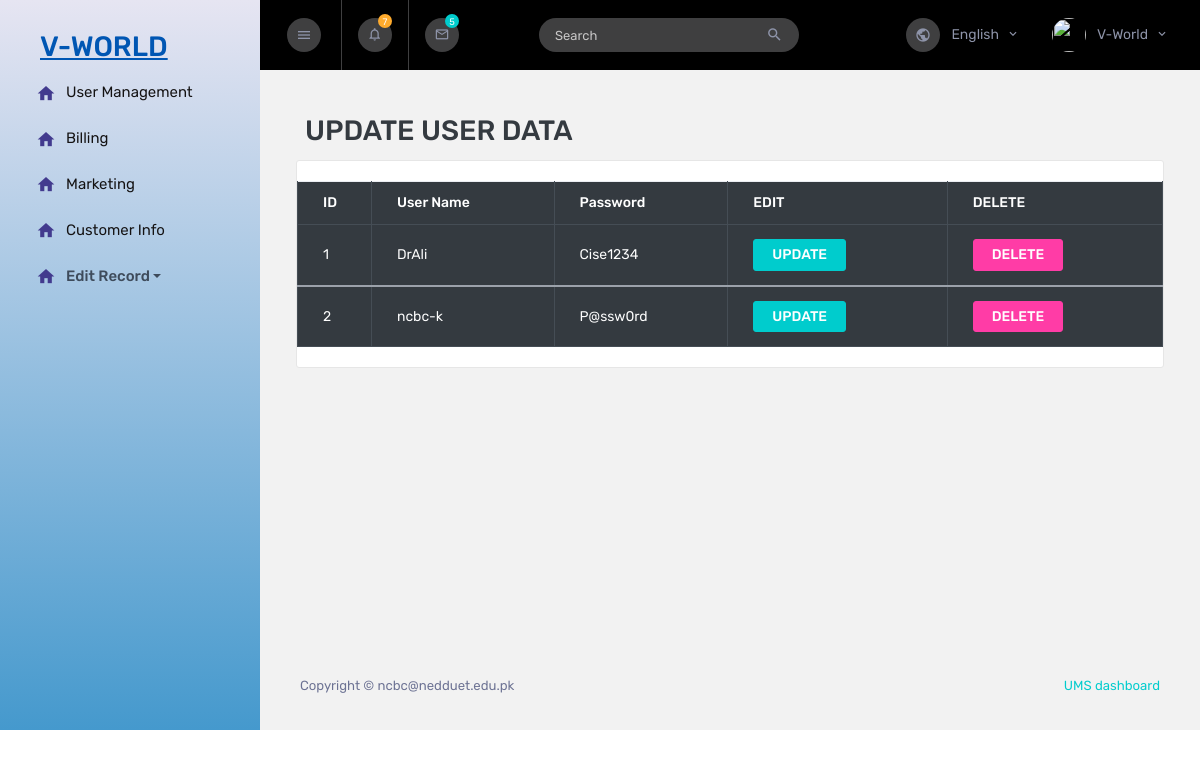
Screenshot of /dasshboard/update/user/user.php with the database file from the repository.
### tables this page shows
CREATE TABLE `registeruser` (
  `uid` smallint(6) NOT NULL,
  `UserId` varchar(20) NOT NULL,
  `password` varchar(20) NOT NULL
);

### dasshboard/update/user/user.php (the view, shortened to what this page needs)
<!DOCTYPE html>
<html lang="en" xmlns="http://www.w3.org/1999/html">
  <head>
    <link rel="stylesheet" href="https://stackpath.bootstrapcdn.com/bootstrap/4.2.1/css/bootstrap.min.css">
    <link rel="stylesheet" href="https://cdn.datatables.net/1.10.18/css/dataTables.bootstrap4.min.css">
    <link rel="stylesheet" href="../../assets/vendors/mdi/css/materialdesignicons.min.css" />
    <link rel="stylesheet" href="../../assets/vendors/flag-icon-css/css/flag-icon.min.css" />
    <link rel="stylesheet" href="../../assets/vendors/css/vendor.bundle.base.css" />
    <link rel="stylesheet" href="../../assets/vendors/font-awesome/css/font-awesome.min.css" />
    <link rel="stylesheet" href="../../assets/vendors/bootstrap-datepicker/bootstrap-datepicker.min.css" />
    <link rel="stylesheet" href="../../assets/css/style.css" />
  </head>
  <body>
    <div class="container-scroller">
      <nav class="sidebar sidebar-offcanvas" id="sidebar">
        <div class="text-center sidebar-brand-wrapper d-flex align-items-center">
          <a class="sidebar-brand brand-logo" href="../../dashboard.php" ><h2>V-WORLD</h2></a>
        </div>
          <ul class="nav">
              <li class="nav-item">
                  <a class="nav-link" href="../../dashboardvm.php">
                      <i class="mdi mdi-home menu-icon"></i>
                      <span class="menu-title">User Management</span>
                  </a>
              </li>
              <li class="nav-item">
                  <a class="nav-link" href="../../dashboardbill.php">
                      <i class="mdi mdi-home menu-icon"></i>
                      <span class="menu-title">Billing </span>
                  </a>
              </li>
              <li class="nav-item">
                  <a class="nav-link" href="../../dashboard.php">
                      <i class="mdi mdi-home menu-icon"></i>
                      <span class="menu-title">Marketing </span>
                  </a>
              </li>
              <li class="nav-item">
                  <a class="nav-link" href="../../customerinfo/customerinfo.php">
                      <i class="mdi mdi-home menu-icon"></i>
                      <span class="menu-title">Customer Info</span>
                  </a>
              </li>
              <li class="nav-item">
              <a class="nav-link dropdown-toggle" href="#" id="navbarDropdown" role="button" data-bs-toggle="dropdown" aria-expanded="false">
           <i class="mdi mdi-home menu-icon"></i> <span class="menu-title">Edit Record </span>
                  </a></a>
          </li>
        </ul>
      </nav>
      <div class="container-fluid page-body-wrapper">
        <nav class="navbar col-lg-12 col-12 p-lg-0 fixed-top d-flex flex-row">
          <div class="navbar-menu-wrapper d-flex align-items-stretch justify-content-between">
            <button class="navbar-toggler navbar-toggler align-self-center mr-2" type="button" data-toggle="minimize">
              <i class="mdi mdi-menu"></i>
            </button>
            <ul class="navbar-nav">
              <li class="nav-item dropdown">
                <a class="nav-link count-indicator dropdown-toggle" id="notificationDropdown" href="#" data-toggle="dropdown">
                  <i class="mdi mdi-bell-outline"></i>
                  <span class="count count-varient1">7</span>
                </a>
              </li>
              <li class="nav-item dropdown d-none d-sm-flex">
                <a class="nav-link count-indicator dropdown-toggle" id="messageDropdown" href="#" data-toggle="dropdown">
                  <i class="mdi mdi-email-outline"></i>
                  <span class="count count-varient2">5</span>
                </a>
              </li>
              <li class="nav-item nav-search border-0 ml-1 ml-md-3 ml-lg-5 d-none d-md-flex">
                <form class="nav-link form-inline mt-2 mt-md-0">
                  <div class="input-group">
                    <input type="text" class="form-control" placeholder="Search" />
                    <div class="input-group-append">
                      <span class="input-group-text">
                        <i class="mdi mdi-magnify"></i>
                      </span>
                    </div>
                  </div>
                </form>
              </li>
            </ul>
            <ul class="navbar-nav navbar-nav-right ml-lg-auto">
              <li class="nav-item dropdown d-none d-xl-flex border-0">
                <a class="nav-link dropdown-toggle" id="languageDropdown" href="#" data-toggle="dropdown">
                  <i class="mdi mdi-earth"></i> English </a>
              </li>
              <li class="nav-item nav-profile dropdown border-0">
                <a class="nav-link dropdown-toggle" id="profileDropdown" href="#" data-toggle="dropdown">
                  <img class="nav-profile-img mr-2" alt="" src="../../../img/aurora-logo.png" />
                  <span class="profile-name">V-World</span>
                </a>
              </li>
            </ul>
          </div>
        </nav>
        <div class="main-panel">
          <div class="content-wrapper pb-0">
              <div class="row">
                  <h2 class="card-title pl-4">UPDATE USER DATA</h2>
                  <br/><br/>
              </div>
            <div class="row">
                <div class="col-xl-12 col-sm-6 grid-margin stretch-card">
                    <div class="card">
                        <div class="card-body px-0 overflow-auto">
                            <div class="table-responsive">
                            <?php
             include_once '../../../DB/db.php';
                $query = "SELECT * FROM registeruser";
                $query_run = mysqli_query($conn, $query);
            ?>
                    <table id="datatableid" class="table table-bordered table-dark">
                        <thead>
                            <tr>
                                <th scope="col"> ID</th>
                                <th scope="col">User Name</th>
                                <th scope="col"> Password </th>
                                <th scope="col"> EDIT </th>
                                <th scope="col"> DELETE </th>
                            </tr>
                        </thead>
                        <?php
                if($query_run)
                {
                    foreach($query_run as $row)
                    {
            ?>
                        <tbody>
                            <tr>
                                <td> <?php echo $row['uid']; ?> </td>
                                <td> <?php echo $row['UserId']; ?> </td>
                                <td> <?php echo $row['password']; ?> </td>
                                <td>
                                    <button type="button" class="btn btn-success editbtn"> UPDATE </button>
                                </td>
                                <td>
                                    <button type="button" class="btn btn-danger deletebtn"> DELETE </button>
                                </td>
                            </tr>
                        </tbody>
                        <?php
                    }
                }
                else
                {
                    echo "No Record Found";
                }
            ?>
                    </table>
                      </div>
                  </div>
                </div>
              </div>
            </div>
          </div>
          <footer class="footer">
            <div class="d-sm-flex justify-content-center justify-content-sm-between">
              <span class="text-muted d-block text-center text-sm-left d-sm-inline-block">Copyright © ncbc@nedduet.edu.pk</span>
              <span class="float-none float-sm-right d-block mt-1 mt-sm-0 text-center">  <a href="https://www.ncbcneduet.edu.pk" target="_blank">UMS dashboard </a> </span>
            </div>
          </footer>
        </div>
      </div>
    </div>
  </body>
</html>

### rows the page displays
registeruser: uid "1", UserId "DrAli", password "Cise1234"
registeruser: uid "2", UserId "ncbc-k", password "P@ssw0rd"
